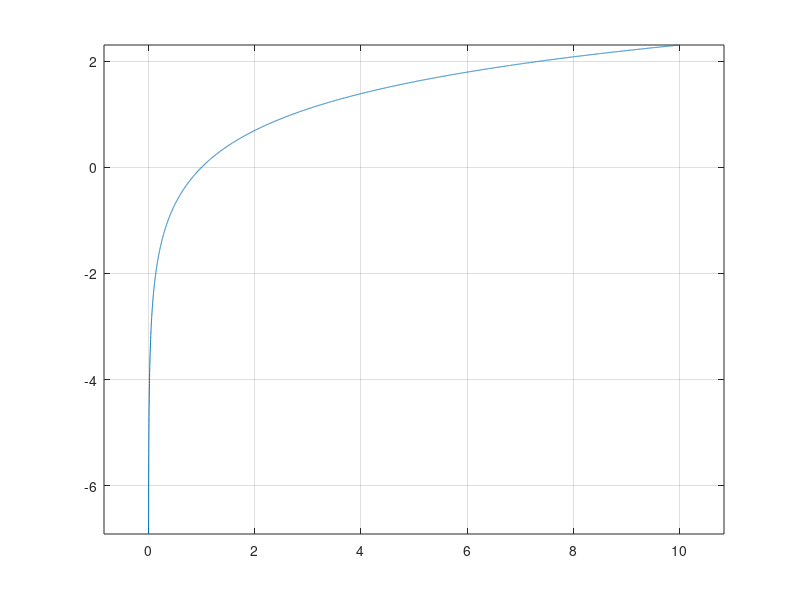

The MATLAB script that drew this image:
clear 
clc
clf

% ermitteln sie die abeleitung 1 und 2 von y=ln(t) t=1

Tinterval = 0.001;
t=[0:Tinterval:10];
y= log(t);

t0 = find(y>=0,1);

DelY = (y(t0+1)-y(t0-1))/(2*Tinterval)


plot(t,y)
grid
axis equal tight

